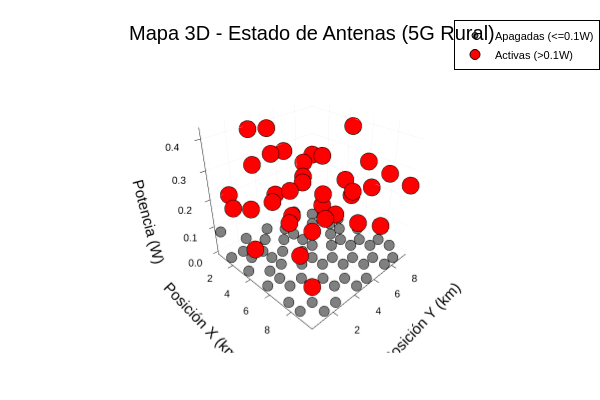

Write notebook code for a chart like this one.
### Markdown cell above
# **Celda 2: (El Mapa 3D)**

### Code cell
using CSV, DataFrames, Plots

# Ruta del archivo CSV generado
ruta_csv = "analytics/output/potencias_por_lambda.csv"
ruta_salida_mapa = "analytics/output/coverage_map_3d.html"

# Lectura directa del CSV
df = CSV.read(ruta_csv, DataFrame)

# Filtrado de antenas activas e inactivas según la potencia
activas = filter(row -> row.Potencia_W > 0.1, df)
apagadas = filter(row -> row.Potencia_W <= 0.1, df)

# Construcción de la visualización tridimensional
mapa_3d = scatter3d(
    title = "Mapa 3D - Estado de Antenas (5G Rural)",
    xlabel = "Posición X (km)",
    ylabel = "Posición Y (km)",
    zlabel = "Potencia (W)",
    legend = :topright,
    camera = (45, 30)
)

scatter3d!(mapa_3d, apagadas.Pos_X, apagadas.Pos_Y, apagadas.Potencia_W,
           color = :gray, markersize = 3, label = "Apagadas (<=0.1W)")

scatter3d!(mapa_3d, activas.Pos_X, activas.Pos_Y, activas.Potencia_W,
           color = :red, markersize = 5, label = "Activas (>0.1W)")

# Exportación a archivo HTML
savefig(mapa_3d, ruta_salida_mapa)
display(mapa_3d)

println("Mapa 3D guardado exitosamente en: ", ruta_salida_mapa)

### Figure 1 — Plotly figure (JSON) as saved in the notebook; plotly's stock layout.template omitted (floating-point values rounded to 4 significant figures)
{"data": [{"colorbar": {"len": 0.8657, "title": "", "x": 0.9934, "y": 0.5087}, "legendgroup": "Apagadas (<=0.1W)", "marker": {"color": "rgba(128, 128, 128, 1.000)", "line": {"color": "rgba(0, 0, 0, 1.000)", "width": 1}, "size": 6, "symbol": "circle"}, "mode": "markers", "name": "Apagadas (<=0.1W)", "scene": "scene", "showlegend": true, "type": "scatter3d", "x": [0.5, 0.5, 0.5, 0.5, 1.5, 1.5, 1.5, 1.5, 1.5, 1.5, 1.5, 2.5, 2.5, 2.5, 2.5, 2.5, 2.5, 2.5, 3.5, 3.5, 3.5, 3.5, 3.5, 3.5, 3.5, 4.5, 4.5, 4.5, 4.5, 4.5, 4.5, 5.5, 5.5, 5.5, 5.5, 5.5, 5.5, 5.5, 6.5, 6.5, 6.5, 6.5, 6.5, 6.5, 7.5, 7.5, 7.5, 7.5, 7.5, 7.5, 7.5, 8.5, 8.5, 8.5, 8.5, 8.5, 8.5, 8.5, 9.5, 9.5, 9.5, 9.5, 9.5, 9.5], "xaxis": "x", "y": [0.5, 2.5, 4.5, 7.5, 0.5, 1.5, 3.5, 5.5, 6.5, 8.5, 9.5, 1.5, 2.5, 4.5, 5.5, 7.5, 8.5, 9.5, 0.5, 2.5, 3.5, 5.5, 6.5, 8.5, 9.5, 1.5, 2.5, 4.5, 5.5, 7.5, 8.5, 0.5, 1.5, 3.5, 4.5, 6.5, 7.5, 9.5, 1.5, 2.5, 4.5, 5.5, 7.5, 8.5, 0.5, 2.5, 3.5, 5.5, 6.5, 8.5, 9.5, 0.5, 1.5, 3.5, 4.5, 6.5, 7.5, 9.5, 1.5, 2.5, 4.5, 5.5, 7.5, 8.5], "yaxis": "y", "z": [0.0793, 0.0048, 0, 0.0035, 0, 0, 0, 0, 0.052, 0, 0, 0, 0, 0, 0, 0, 0.081, 0, 0, 0, 0, 0, 0, 0, 0, 0, 0, 0, 0, 0, 0, 0, 0, 0, 0, 0, 0, 0, 0, 0, 0, 0, 0, 0, 0, 0, 0, 0, 0, 0, 0, 0, 0, 0, 0, 0, 0, 0, 0, 0, 0, 0, 0, 0], "zaxis": "z"}, {"colorbar": {"len": 0.8657, "title": "", "x": 0.9934, "y": 0.5087}, "legendgroup": "Activas (>0.1W)", "marker": {"color": "rgba(255, 0, 0, 1.000)", "line": {"color": "rgba(0, 0, 0, 1.000)", "width": 1}, "size": 10, "symbol": "circle"}, "mode": "markers", "name": "Activas (>0.1W)", "scene": "scene", "showlegend": true, "type": "scatter3d", "x": [0.5, 0.5, 0.5, 0.5, 0.5, 0.5, 1.5, 1.5, 1.5, 2.5, 2.5, 2.5, 3.5, 3.5, 3.5, 4.5, 4.5, 4.5, 4.5, 5.5, 5.5, 5.5, 6.5, 6.5, 6.5, 6.5, 7.5, 7.5, 7.5, 8.5, 8.5, 8.5, 9.5, 9.5, 9.5, 9.5], "xaxis": "x", "y": [1.5, 3.5, 5.5, 6.5, 8.5, 9.5, 2.5, 4.5, 7.5, 0.5, 3.5, 6.5, 1.5, 4.5, 7.5, 0.5, 3.5, 6.5, 9.5, 2.5, 5.5, 8.5, 0.5, 3.5, 6.5, 9.5, 1.5, 4.5, 7.5, 2.5, 5.5, 8.5, 0.5, 3.5, 6.5, 9.5], "yaxis": "y", "z": [0.1991, 0.3942, 0.1261, 0.2796, 0.2055, 0.2232, 0.145, 0.312, 0.181, 0.21, 0.421, 0.192, 0.351, 0.121, 0.291, 0.111, 0.251, 0.141, 0.381, 0.181, 0.221, 0.161, 0.311, 0.151, 0.271, 0.191, 0.141, 0.211, 0.331, 0.261, 0.181, 0.291, 0.121, 0.341, 0.171, 0.251], "zaxis": "z"}], "layout": {"annotations": [{"font": {"color": "rgba(0, 0, 0, 1.000)", "family": "sans-serif", "size": 20}, "rotation": 0, "showarrow": false, "text": "Mapa 3D - Estado de Antenas (5G Rural)", "x": 0.5201, "xanchor": "center", "xref": "paper", "y": 1, "yanchor": "top", "yref": "paper"}], "height": 400, "legend": {"bgcolor": "rgba(255, 255, 255, 1.000)", "bordercolor": "rgba(0, 0, 0, 1.000)", "borderwidth": 1, "font": {"color": "rgba(0, 0, 0, 1.000)", "family": "sans-serif", "size": 11}, "title": {"font": {"color": "rgba(0, 0, 0, 1.000)", "family": "sans-serif", "size": 15}, "text": ""}, "tracegroupgap": 0, "traceorder": "normal", "x": 1, "xanchor": "right", "y": 1, "yanchor": "top"}, "margin": {"b": 20, "l": 0, "r": 0, "t": 20}, "paper_bgcolor": "rgba(255, 255, 255, 1.000)", "plot_bgcolor": "rgba(255, 255, 255, 1.000)", "scene": {"aspectmode": "cube", "camera": {"eye": {"x": 1.592, "y": -1.592, "z": 1.3}, "projection": "orthographic"}, "domain": {"x": [0.04684, 0.9934], "y": [0.07581, 0.9415]}, "xaxis": {"gridcolor": "rgba(0, 0, 0, 0.100)", "gridwidth": 0.5, "linecolor": "rgba(0, 0, 0, 1.000)", "mirror": false, "range": [0.23, 9.77], "showgrid": true, "showline": true, "showticklabels": true, "tickangle": 0, "tickcolor": "rgb(0, 0, 0)", "tickfont": {"color": "rgba(0, 0, 0, 1.000)", "family": "sans-serif", "size": 11}, "tickmode": "array", "ticks": "inside", "ticktext": ["2", "4", "6", "8"], "tickvals": [2, 4, 6, 8], "title": "Posición X (km)", "titlefont": {"color": "rgba(0, 0, 0, 1.000)", "family": "sans-serif", "size": 15}, "type": "-", "visible": true, "zeroline": false, "zerolinecolor": "rgba(0, 0, 0, 1.000)"}, "yaxis": {"gridcolor": "rgba(0, 0, 0, 0.100)", "gridwidth": 0.5, "linecolor": "rgba(0, 0, 0, 1.000)", "mirror": false, "range": [0.23, 9.77], "showgrid": true, "showline": true, "showticklabels": true, "tickangle": 0, "tickcolor": "rgb(0, 0, 0)", "tickfont": {"color": "rgba(0, 0, 0, 1.000)", "family": "sans-serif", "size": 11}, "tickmode": "array", "ticks": "inside", "ticktext": ["2", "4", "6", "8"], "tickvals": [2, 4, 6, 8], "title": "Posición Y (km)", "titlefont": {"color": "rgba(0, 0, 0, 1.000)", "family": "sans-serif", "size": 15}, "type": "-", "visible": true, "zeroline": false, "zerolinecolor": "rgba(0, 0, 0, 1.000)"}, "zaxis": {"gridcolor": "rgba(0, 0, 0, 0.100)", "gridwidth": 0.5, "linecolor": "rgba(0, 0, 0, 1.000)", "mirror": false, "range": [-0.01263, 0.4336], "showgrid": true, "showline": true, "showticklabels": true, "tickangle": 0, "tickcolor": "rgb(0, 0, 0)", "tickfont": {"color": "rgba(0, 0, 0, 1.000)", "family": "sans-serif", "size": 11}, "tickmode": "array", "ticks": "inside", "ticktext": ["0.0", "0.1", "0.2", "0.3", "0.4"], "tickvals": [0, 0.1, 0.2, 0.3, 0.4], "title": "Potencia (W)", "titlefont": {"color": "rgba(0, 0, 0, 1.000)", "family": "sans-serif", "size": 15}, "type": "-", "visible": true, "zeroline": false, "zerolinecolor": "rgba(0, 0, 0, 1.000)"}}, "showlegend": true, "width": 600}}
